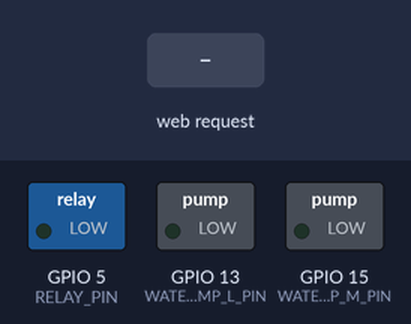
A sketch run on a simulated ESP8266 (NodeMCU). On the bench: switched loads named in the sketch (green lamp = pin HIGH). Inputs (shaded band) come from the test bench. WiFi joins after 1.5 s; servers stay silent unless stated; what the sketch prints to the serial monitor is not drawn.

Above: at 3.2 s.
3.3 s: HTTP request GET /relay/on received
At 3.7 s:
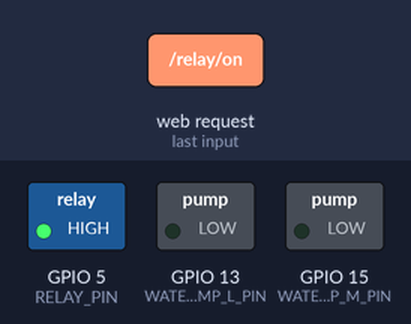
4.8 s: HTTP request GET /water_pumpL/on received
At 6.0 s:
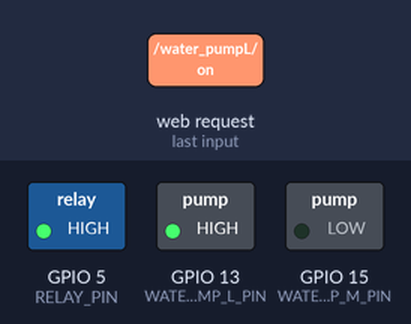
6.3 s: HTTP request GET /relay/off received
At 7.2 s:
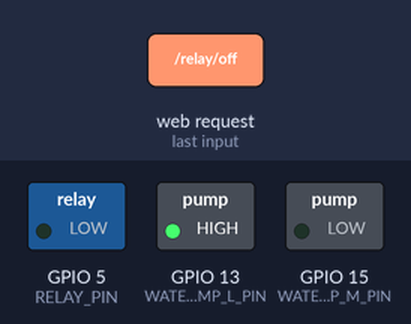
7.8 s: HTTP request GET /water_pumpM/on received
At 8.3 s:
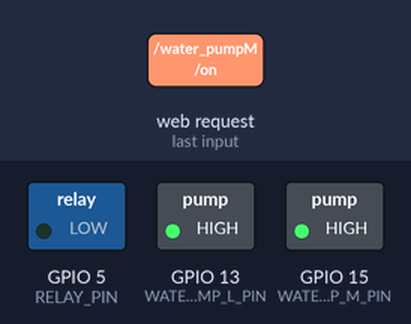
9.3 s: HTTP request GET /water_pumpL/off received
At 10.5 s:
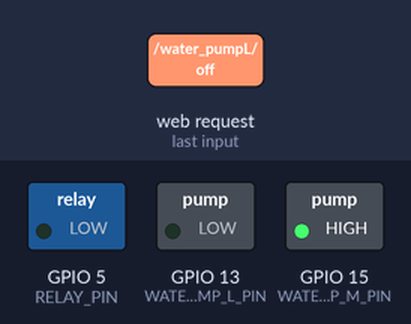
10.8 s: HTTP request GET /water_pumpM/off received
At 11.8 s:
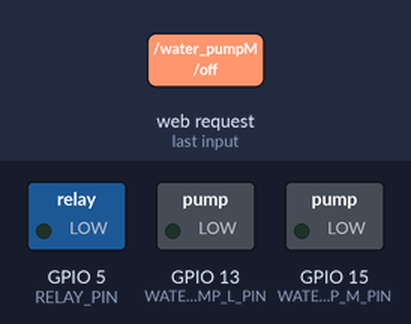
Timing chart, 0 to 13.3 s (numbered marks = the images above; inputs shaded):
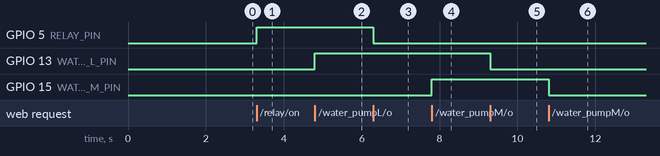

The sketch:

home_appliance.ino
```cpp
#include <ESP8266WiFi.h>
#include <ESP8266WebServer.h>


#define RELAY_PIN 5  // The ESP8266 pin connected to Relay
#define SENSOR_PIN A0
#define TRIG_PIN 14
#define ECHO_PIN 12
#define WATER_PUMP_L_PIN 13
#define WATER_PUMP_M_PIN 15
const char* ssid = "Hardware-Lab";
const char* password = "H@rdw@re2o23";

ESP8266WebServer server(80); // Web server on port 80

int relay_state = LOW;
int water_pumpL= LOW;
int water_pumpM=LOW;

void setup() {
  Serial.begin(115200);
  pinMode(TRIG_PIN, OUTPUT);
  pinMode(ECHO_PIN, INPUT);
  pinMode(SENSOR_PIN, INPUT);
  pinMode(RELAY_PIN, OUTPUT);
  pinMode(WATER_PUMP_L_PIN, OUTPUT);
  pinMode(WATER_PUMP_M_PIN, OUTPUT);

  digitalWrite(RELAY_PIN, relay_state);
  digitalWrite(WATER_PUMP_L_PIN, water_pumpL);
  digitalWrite(WATER_PUMP_M_PIN, water_pumpM);

  WiFi.begin(ssid, password);
  while (WiFi.status() != WL_CONNECTED) {
    delay(1000);
    Serial.println("Connecting to WiFi...");
  }
  Serial.println("Connected to WiFi");
  Serial.print("IP Address: ");
  Serial.println(WiFi.localIP());

  server.on("/", HTTP_GET, []() {
    server.send(200, "text/html", getHTML());
  });

  server.on("/relay/off", HTTP_GET, []() {
    relay_state = LOW;
    digitalWrite(RELAY_PIN, relay_state);
    server.send(200, "text/html", getHTML());
  });

  server.on("/relay/on", HTTP_GET, []() {
    relay_state = HIGH;
    digitalWrite(RELAY_PIN, relay_state);
    server.send(200, "text/html", getHTML());
  });

  server.on("/water_pumpL/off", HTTP_GET, []() {
    water_pumpL = LOW;
    digitalWrite(WATER_PUMP_L_PIN, water_pumpL);
    server.send(200, "text/html", getHTML());
  });

  server.on("/water_pumpL/on", HTTP_GET, []() {
    water_pumpL = HIGH;
    digitalWrite(WATER_PUMP_L_PIN, water_pumpL);
    server.send(200, "text/html", getHTML());
  });

  server.on("/water_pumpM/off", HTTP_GET, []() {
    water_pumpM = LOW;
    digitalWrite(WATER_PUMP_M_PIN, water_pumpM);
    server.send(200, "text/html", getHTML());
  });

  server.on("/water_pumpM/on", HTTP_GET, []() {
    water_pumpM = HIGH;
    digitalWrite(WATER_PUMP_M_PIN, water_pumpM);
    server.send(200, "text/html", getHTML());
  });

  server.on("/values", HTTP_GET, []() {
    String json = "{\"distance\": " + String(getDistance()) + ", \"moisture\": " + String(getMoisture()) + "}";
    server.send(200, "application/json", json);
  });

  // Start the server
  server.begin();
}

void loop() {
  server.handleClient();
}

float getDistance() {
  digitalWrite(TRIG_PIN, LOW);
  delayMicroseconds(2);
  digitalWrite(TRIG_PIN, HIGH);
  delayMicroseconds(10);
  digitalWrite(TRIG_PIN, LOW);
  long duration = pulseIn(ECHO_PIN, HIGH);
  float ans=duration * 0.034 / 2;
  if(ans>20){
    water_pumpL = LOW;
    digitalWrite(WATER_PUMP_L_PIN, water_pumpL);
  }else if(ans<10){
    water_pumpL = HIGH;
    digitalWrite(WATER_PUMP_L_PIN, water_pumpL);
  }
  return ans; // Convert duration to distance in cm
}

int getMoisture() {
  int moistureValue = analogRead(SENSOR_PIN);
  int ans=map(moistureValue, 550, 10, 0, 100);
  if(ans<0){
    water_pumpM = LOW;
    digitalWrite(WATER_PUMP_M_PIN, water_pumpM);
  }else{
    water_pumpM = HIGH;
    digitalWrite(WATER_PUMP_M_PIN, water_pumpM);
  }// Map sensor value to percentage
  return ans;
}
String getHTML() {
  String html = "<!DOCTYPE HTML>";
  html += "<html>";
  html += "<head>";
  html += "<title>Home Appliance</title>";
  html += "<link rel='icon' href='data:,' />";
  html += "<script>";
  html += "function updateValues() {";
  html += "var xhttp = new XMLHttpRequest();";
  html += "xhttp.onreadystatechange = function() {";
  html += "if (this.readyState == 4 && this.status == 200) {";
  html += "var response = JSON.parse(this.responseText);";
  html += "document.getElementById('distance').innerHTML = response.distance;";
  html += "document.getElementById('moisture').innerHTML = response.moisture;";
  html += "if(response.distance>20){";
  html += "document.getElementById('distanceStatus').innerHTML = 'ON';}";
  html += "else if(response.distance<10){";
  html += "document.getElementById('distanceStatus').innerHTML = 'OFF';}";
  html += "if(response.moisture<0){";
  html += "document.getElementById('moistureStatus').innerHTML = 'ON';}";
  html += "else{";
  html += "document.getElementById('moistureStatus').innerHTML = 'OFF';}";
  html += "}";
  html += "};";
  html += "xhttp.open('GET', '/values', true);";
  html += "xhttp.send();";
  html += "}";
  html += "setInterval(updateValues, 1000);";
  html += "</script>";
  html += "</head>";
  html += "<body style='margin:auto;width:50%'>";
  html += "<h1 style='text-align: center;'>Home Appliance</h1>";
  //////////////////////
  html += "<div style='float:left;padding:20px;border:1px solid;width:26%;text-align: center;'>";
  html += "<p>Blub</p>";
  html += "<p>Relay state: <span style='color: red;'>";
  if (relay_state == LOW)
    html += "ON";
  else
    html += "OFF";

  html += "</span></p>";
  html += "<a href='/relay/on'><button>Turn OFF</button></a>";
  html += "<a href='/relay/off' style='margin-left:10px'><button>Turn ON</button></a>";
  html += "</div>";
/////////////////////////////
  html += "<div style='float:left;padding:20px;margin-left:20px;border:1px solid;width:26%;text-align: center;'>";
  html += "<p>Water level : <span id='distance'>Loading...</span> cm</p>";
  html += "<p>water_pumpL: <span id='distanceStatus' style='color: red;'>";
  if (water_pumpL == LOW)
    html += "ON";
  else
    html += "OFF";

  html += "</span></p>";
  html += "<a href='/water_pumpL/on'><button>Turn OFF</button></a>";
  html += "<a href='/water_pumpL/off' style='margin-left:10px'><button>Turn ON</button></a>";
  html += "</div>";
////////////////////////////
  html += "<div style='float:left;padding:20px;margin-left:20px;border:1px solid;width:26%;text-align: center;'>";
  html += "<p>Moisure : <span id='moisture'>Loading...</span> %</p>";
  html += "<p>water_pumpM: <span id='moistureStatus' style='color: red;'>";
  if (water_pumpM == LOW)
    html += "ON";
  else
    html += "OFF";

  html += "</span></p>";
  html += "<a href='/water_pumpM/on'><button>Turn OFF</button></a>";
  html += "<a href='/water_pumpM/off' style='margin-left:10px'><button>Turn ON</button></a>";
  html += "</div>";

  html += "</body>";
  html += "</html>";

  return html;
}
```

Measured:
- after the input at 3.3 s, GPIO 5 (RELAY_PIN): LOW → HIGH at once
- after the input at 4.8 s, GPIO 13 (WATER_PUMP_L_PIN): LOW → HIGH at once
- after the input at 6.3 s, GPIO 5 (RELAY_PIN): HIGH → LOW at once
- after the input at 7.8 s, GPIO 15 (WATER_PUMP_M_PIN): LOW → HIGH at once
- after the input at 9.3 s, GPIO 13 (WATER_PUMP_L_PIN): HIGH → LOW at once
- after the input at 10.8 s, GPIO 15 (WATER_PUMP_M_PIN): HIGH → LOW at once
